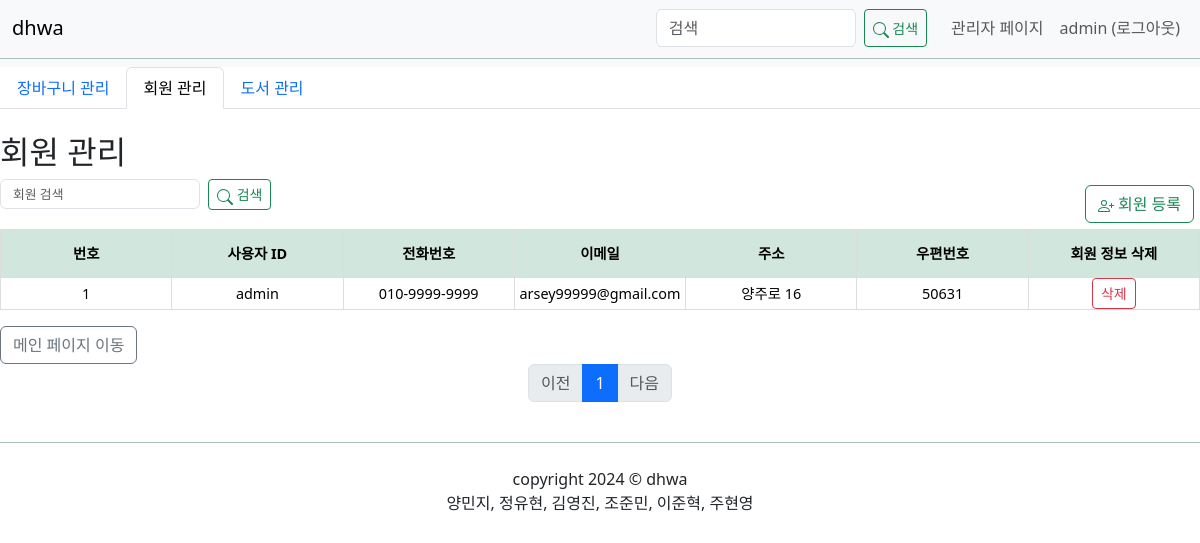
The app's page /auth/admin_users/ (signed in) with its own data.
### minhwa/models.py (models this page shows)
class DHWAUSER(db.Model):
    id = db.Column(db.Integer, primary_key=True)
    username = db.Column(db.String(150), unique=True, nullable=False)
    password = db.Column(db.String(150), nullable=False)
    tell = db.Column(db.String(30), nullable=True)
    email = db.Column(db.String(120), unique=True, nullable=True)
    address = db.Column(db.Text(), nullable=True)
    postcode = db.Column(db.Integer, nullable=True)

### minhwa/views/auth_views.py (the view, shortened to what this page needs)
@bp.route('/admin_users/')
def select_users():
    page = request.args.get('page', type=int, default=1)
    kw = request.args.get('q', type=str, default='')
    query = DHWAUSER.query.order_by(DHWAUSER.id.desc())
    admin_users = query.paginate(page=page, per_page=8)
    admin_user_id = session.get('user_id')
    if not admin_user_id:
        flash('로그인이 필요한 페이지입니다.')
        return redirect(url_for('auth.login'))
    admin_user = DHWAUSER.query.get(admin_user_id)
    if admin_user.username != 'admin':
        flash('회원 관리 페이지는 관리자만 접속할 수 있습니다.')
        return redirect(url_for('auth.login'))
    return render_template('auth/admin_users.html', admin_users=admin_users, kw=kw)

### minhwa/views/mypage_views.py (called while the page is built)
@bp.before_app_request
def load_logged_in_user():
    user_id = session.get('user_id')
    if user_id:
        g.user = DHWAUSER.query.get(user_id)
    else:
        g.user = None

### minhwa/templates/auth/admin_users.html (shortened to what this page needs)
{% extends "base.html"%}
{% block content %}
<ul class="nav nav-tabs" id="myTab" role="tablist">
    <li class="nav-item" role="presentation">
        <a href="{{ url_for('cart.admin_cart_users') }}" class="link-underline-light">
        <button class="nav-link" id="profile-tab" data-bs-toggle="tab"
            data-bs-target="#profile-tab-pane" type="button" role="tab" aria-controls="profile-tab-pane"
            aria-selected="false">장바구니 관리</button>
        </a>
    </li>
    <li class="nav-item" role="presentation">
        <a href="{{ url_for('auth.select_users') }}" class="link-underline-light">
        <button class="nav-link active" id="home-tab" data-bs-toggle="tab"
            data-bs-target="#home-tab-pane" type="button" role="tab" aria-controls="home-tab-pane"
            aria-selected="true">회원 관리</button>
        </a>
    </li>
    <li class="nav-item" role="presentation">
        <a href="{{ url_for('dhwa_list.book') }}" class="link-underline-light">
        <button class="nav-link" id="contact-tab" data-bs-toggle="tab" data-bs-target="#contact-tab-pane"
            type="button" role="tab" aria-controls="contact-tab-pane"
            aria-selected="false">도서 관리</button>
        </a>
    </li>
</ul>
<div class="tab-pane fade show active" id="home-tab-pane" role="tabpanel" aria-labelledby="home-tab" tabindex="0">
    <br>
    <h2>
        회원 관리
    </h2>
    <form class="d-flex me-3 search-form show_search" action="{{ url_for('auth.select_users') }}" method="get">
        <input class="form-control me-2 search_css search-form" type="search" placeholder="회원 검색"
               aria-label="Search" name="q" value="{{ kw or '' }}">
        <button class="btn btn-outline-success btn-sm" type="submit">
            <svg xmlns="http://www.w3.org/2000/svg" width="16" height="16" fill="currentColor" class="bi bi-search" viewBox="0 0 16 16">
                <path d="M11.742 10.344a6.5 6.5 0 1 0-1.397 1.398h-.001q.044.06.098.115l3.85 3.85a1 1 0 0 0 1.415-1.414l-3.85-3.85a1 1 0 0 0-.115-.1zM12 6.5a5.5 5.5 0 1 1-11 0 5.5 5.5 0 0 1 11 0"/>
            </svg> 검색
        </button>
    </form>
    <a href="{{ url_for('auth.signup') }}" class="btn btn-outline-success btn_padding show_btn " >
     회원 등록</a>
        <table class="table ">
            <thead>
                <tr class="text-center table-success admin_users_table">
                    <th>번호</th>
                    <th>사용자 ID</th>
                    <th>전화번호</th>
                    <th>이메일</th>
                    <th>주소</th>
                    <th>우편번호</th>
                    <th>회원 정보 삭제</th>
                </tr>
            </thead>
            <tbody>
                {% if admin_users.items %}
                    {% for dhwauser in admin_users.items %}
                    <tr class="text-center">
                        <td>{{ dhwauser.id }}</td>
                        <td>{{ dhwauser.username }}</td>
                        <td>{{ dhwauser.tell }}</td>
                        <td>{{ dhwauser.email }}</td>
                        <td>{{ dhwauser.address }}</td>
                        <td>{{ dhwauser.postcode }}</td>
                        <td>
                            <a href="javascript:void(0)" class="btn btn-outline-danger btn-sm admin_delete_user"
                               data-uri="{{ url_for('auth.admin_delete_user', user_id=dhwauser.id) }}">삭제</a>
                        </td>
                    </tr>
                    {% endfor %}
                {% else %}
                    <tr>
                        <td colspan="7" class="text-center">가입된 회원이 없습니다.</td>
                    </tr>
                {% endif %}
            </tbody>
        </table>
</div>
<div class="d-flex justify-content-between">
    <a href="{{ url_for('main.index') }}" class="btn btn-outline-secondary">메인 페이지 이동</a>
</div>
<ul class="pagination justify-content-center">
{% if admin_users.has_prev %}
<li class="page-item">
    <a class="page-link" href="?page={{ admin_users.prev_num }}&q={{ kw }}">이전</a>
</li>
{% else %}
<li class="page-item disabled">
    <a class="page-link" tabindex="-1" aria-disabled="true" href="javascript:void(0)">이전</a>
</li>
{% endif %}
{% for page_num in admin_users.iter_pages() %}
    {% if page_num %}
        {% if page_num != admin_users.page %}
        <li class="page-item">
            <a class="page-link" href="?page={{ page_num }}&q={{ kw }}">{{ page_num }}</a>
        </li>
        {% else %}
        <li class="page-item active" aria-current="page">
            <a class="page-link" href="javascript:void(0)">{{ page_num }}</a>
        </li>
        {% endif %}
    {% else %}
        <li class="disabled">
            <a class="page-link" href="javascript:void(0)">...</a>
        </li>
    {% endif %}
    {% endfor %}
    {% if admin_users.has_next %}
    <li class="page-item">
        <a class="page-link" href="?page={{ admin_users.next_num }}&q={{ kw }}">다음</a>
    </li>
    {% else %}
    <li class="page-item disabled">
        <a class="page-link" tabindex="-1" aria-disabled="true" href="javascript:void(0)">다음</a>
    </li>
    {% endif %}
</ul>
{% endblock %}

### minhwa/templates/navbar.html (shortened to what this page needs)
<nav class="navbar navbar-expand-lg navbar-light bg-light">
    <div class="container-fluid">
        <a class="navbar-brand" href="{{ url_for('dhwa_list._list') }}">dhwa</a>
        <div class="collapse navbar-collapse" id="navbarNav">
            <div class="d-flex align-items-center ms-auto">
            <form class="d-flex me-3" action="{{ url_for('dhwa_list.search') }}" method="get">
                <input class="form-control me-2" type="search" placeholder="검색" aria-label="Search" name="q" style="max-width: 200px;" value="{{ request.args.get('q', '') }}">
                <button class="btn btn-outline-success btn-sm" type="submit">
                    <svg xmlns="http://www.w3.org/2000/svg" width="16" height="16" fill="currentColor" class="bi bi-search" viewBox="0 0 16 16">
                        <path d="M11.742 10.344a6.5 6.5 0 1 0-1.397 1.398h-.001q.044.06.098.115l3.85 3.85a1 1 0 0 0 1.415-1.414l-3.85-3.85a1 1 0 0 0-.115-.1zM12 6.5a5.5 5.5 0 1 1-11 0 5.5 5.5 0 0 1 11 0"/>
                      </svg> 검색 </button>
            </form>
            <ul class="navbar-nav ms-auto">
                {% if g.user %}
                    <li class="nav-item">
                        {% if g.user.username == 'admin' %}
                            <a class="nav-link" href="{{ url_for('cart.admin_cart_users') }}">관리자 페이지</a>
                        {% else %}
                            <a class="nav-link" href="{{ url_for('mypage.mypage') }}">내 정보</a>
                        {% endif %}
                    </li>
                    <li class="nav-item">
                        <a class="nav-link" href="{{ url_for('auth.logout') }}">
                            {{ g.user.username }} (로그아웃)
                        </a>
                    </li>
                {% endif %}
            </ul>
        </div>
        </div>
    </div>
</nav>

### minhwa/static/bookcss/admin_users.css (style rules this page uses)
.container-fluid { border-bottom: 1px solid rgba(4, 70, 39, 0.308); padding-bottom: 10px; }
.btn_padding { margin: 0.5%; }
.search_css { max-width: 200px; }
.show_btn { float: right; }
.show_search { float: left; }
.search-form input[type="search"] { width: 200px; height: 30px; font-size: 0.8rem; margin-right: 10px; }
.admin_users_table { height: 4vw; }

### minhwa/static/bookcss/admin_book.css (style rules this page uses)
html, body { width: 100%; height: 100%; margin: 0; padding: 0; overflow-x: hidden; }
.table { width: 100%; table-layout: fixed; border-collapse: collapse; font-size: 0.9rem; }
.table th, .table td { text-align: center; vertical-align: middle; padding: 0px; border: 1px solid #ddd; word-wrap: break-word; }
.show_btn { float: right; }
.show_search { float: left; }
.search-form input[type="search"] { width: 200px; height: 30px; font-size: 0.8rem; margin-right: 10px; }

### minhwa/static/bookcss/style.css (style rules this page uses)
table { text-align: center; margin-top: 20px; }
th, td, tr { vertical-align: middle; }
.search-form input[type="search"] { width: 200px; height: 30px; font-size: 0.8rem; margin-right: 10px; }

### records on screen
DHWAUSER: user.username "admin", id "1", username "admin", tell "010-9999-9999", email "arsey99999@gmail.com", address "양주로 16", postcode "50631"

### other values on screen
{{ page_num }} "1"
